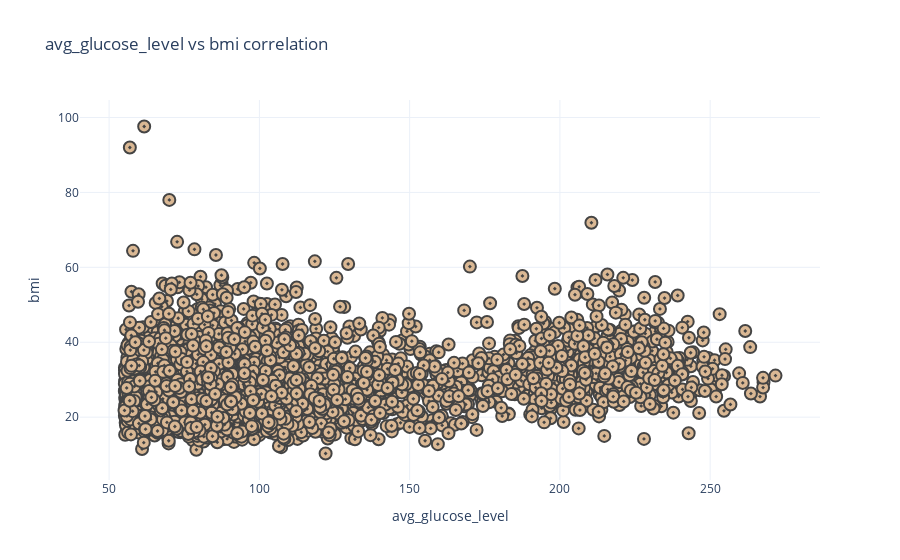

This figure's notebook cell:
### Code cell
scatter_plot(raw_data.avg_glucose_level, raw_data.bmi, '#dab894')

### Figure 1 — Plotly figure (JSON) as saved in the notebook; plotly's stock layout.template omitted (floating-point values rounded to 4 significant figures; data arrays with more than 128 entries replaced by an {"elided": "..."} marker saying what was removed)
{"data": [{"marker": {"color": "#dab894", "line": {"width": 2}, "size": 12, "symbol": "circle-dot"}, "mode": "markers", "type": "scatter", "x": {"elided": "5110 float values"}, "y": {"elided": "5110 float values"}}], "layout": {"hovermode": "closest", "title": {"text": "avg_glucose_level vs bmi correlation"}, "xaxis": {"title": {"text": "avg_glucose_level"}}, "yaxis": {"title": {"text": "bmi"}}}}
